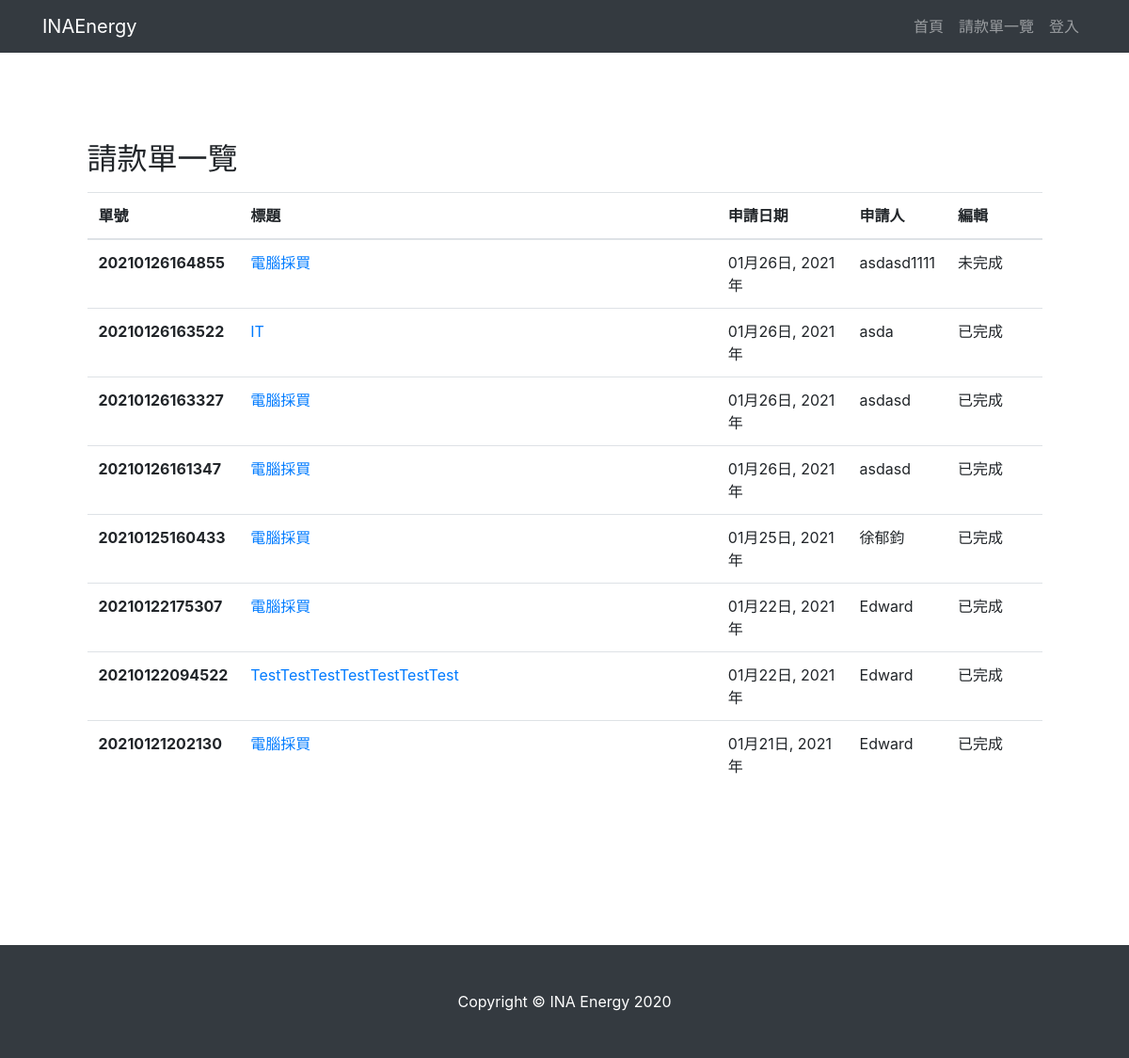
The app's page /invoice/, older data.
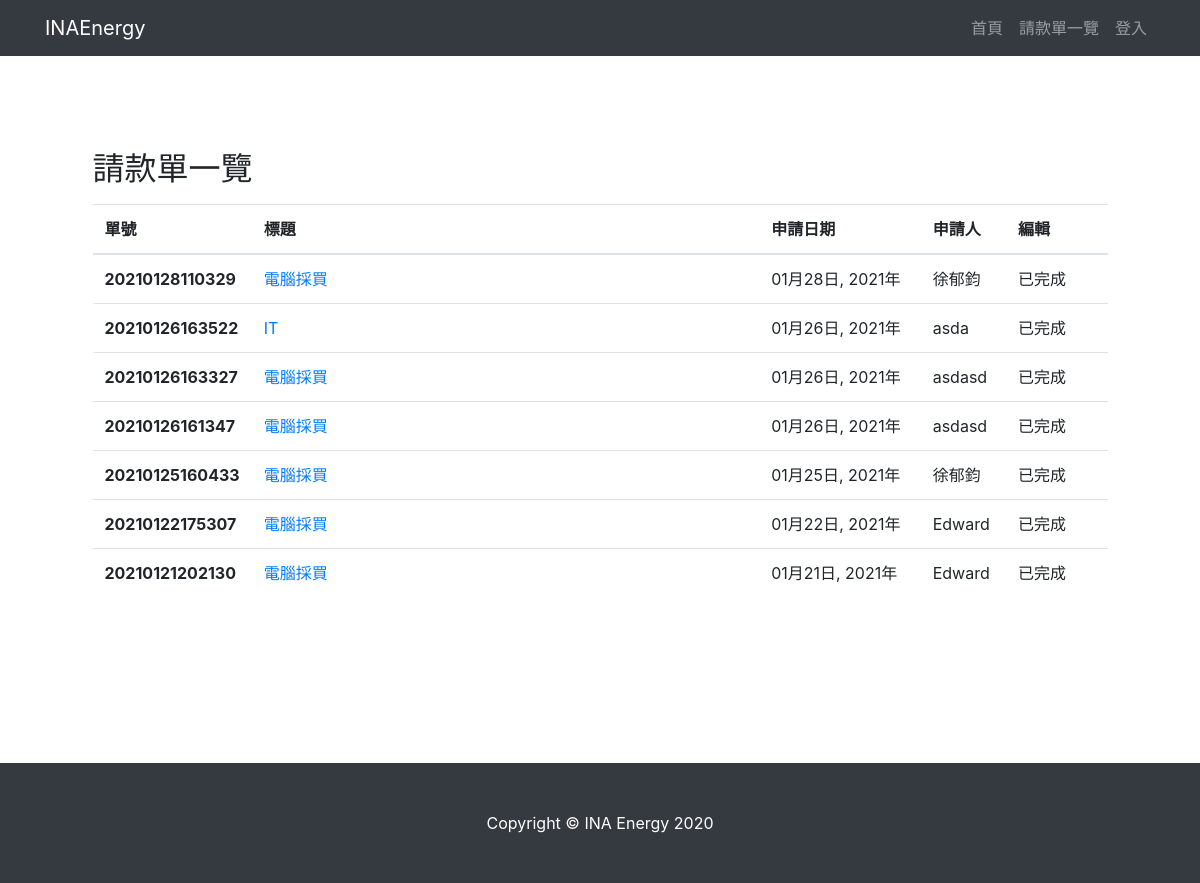
The same page, newer data.
### invoice/models.py (models this page shows, shortened)
class Invoice(models.Model):
    REMIT = '匯款'
    CHECK = '支票'
    CASH = '現金'
    PAY_METHOD_CHOICE = (
        (REMIT, '匯款'),
        (CHECK, '支票'),
        (CASH, '現金'),
    )
    NTD = '新台幣'
    USD = '美金'
    EUR = '歐元'
    RMB = '人民幣'
    PAY_CURRENCY_CHOICE = (
        (NTD, '新台幣'),
        (USD, '美金'),
        (EUR, '歐元'),
        (RMB, '人民幣'),
    )
    serial_num = models.CharField(max_length=15)
    employee = models.CharField(max_length=20)
    title = models.CharField(max_length=100)
    filldate = models.DateField()
    request_unit = models.ForeignKey(
        'RequestUnit',
        on_delete=models.PROTECT,
    )
    pay_comp = models.CharField(max_length=100)
    pay_methold = models.CharField(
        max_length=10,
        choices=PAY_METHOD_CHOICE,
        default=REMIT,
    )
    pay_currency = models.CharField(
        max_length=10,
        choices=PAY_CURRENCY_CHOICE,
        default=NTD,
    )
    pay_date = models.DateField()
    is_approved = models.BooleanField(default=False)
    is_completed = models.BooleanField(default=False)
    is_valid = models.BooleanField(default=True)
    remark = models.CharField(max_length=500, default="None")
    creat_time = models.DateTimeField(auto_now_add=True)
    update_time = models.DateTimeField(auto_now=True)

### invoice/views.py (the view)
# urls.py: path("", views.index, name="Index"),
def index(request):
    template = loader.get_template("invoice/list.html")
    invoice_list = Invoice.objects.order_by('-creat_time')
    context = {
        'invoice_list': invoice_list
    }
    return HttpResponse(template.render(context, request))

### inainvoice/template/invoice/list.html (shortened to what this page needs)
{% extends 'frame/base.html' %}
{% block content %}
  <section>
    <div class="container">
      <div class="row">
        <div class="col-lg-11 mx-auto table-responsive-xl">
          <h2>請款單一覽</h2>
          {% if invoice_list %}
          <table class="table table-hover">
            <thead>
              <tr>
                <th scope="col" width="15%">單號</th>
                <th scope="col" width="50%">標題</th>
                <th scope="col">申請日期</th>
                <th scope="col">申請人</th>
                <th scope="col" width="10%">編輯</th>
              </tr>
            </thead>
            <tbody>
              {% for invoice in invoice_list%}
              <tr>
                <th scope="row">{{ invoice.serial_num }}</th>
                <td><a href="{{ invoice.id }}">{{ invoice.title }}</a></td>
                <td>{{ invoice.filldate|date:"m月d日, Y年" }}</td>
                <td>{{ invoice.employee }}</td>
                <td>
                  {% if invoice.is_completed %}
                    已完成
                  {% else %}
                    未完成
                  {% endif %}
                </td>
              </tr>
              {% endfor %}
            </tbody>
          </table>
          {% else %}
          <p>目前沒有資料！</p>
          <p></p>
          {% endif %}
        </div>
      </div>
    </div>
  </section>
{% endblock %}

### inainvoice/template/frame/base.html (shortened to what this page needs)
<!DOCTYPE html>
<html lang="en">
{% load static %}
<head>
  <link href="{% static 'vendor/bootstrap/css/bootstrap.min.css' %}" rel="stylesheet">
  <link href="{% static 'css/scrolling-nav.css' %}" rel="stylesheet">
  <link href="{% static 'vendor/bootstrap/css/custom-style.css' %}" rel="stylesheet">
</head>
<body id="page-top">
  <nav class="navbar navbar-expand-lg navbar-dark bg-dark fixed-top" id="mainNav">
    <div class="container">
      <a class="navbar-brand js-scroll-trigger" href="/">INAEnergy</a>
      <div class="collapse navbar-collapse" id="navbarResponsive">
        <ul class="navbar-nav ml-auto">
          <li class="nav-item">
            <a class="nav-link js-scroll-trigger" href="/">首頁</a>
          </li>
          <li class="nav-item">
            <a class="nav-link js-scroll-trigger" href="/invoice/">請款單一覽</a>
          </li>
          <li class="nav-item">
            {% if request.user.is_authenticated %}
            <a class="nav-link" href="/accounts/logout/">登出</a>
            {% else %}
            <a class="nav-link" href="/accounts/login/">登入</a>
            {% endif %}
          </li>
        </ul>
      </div>
    </div>
  </nav>
  {% block content %}
  {% endblock %}
  <footer class="py-5 bg-dark">
    <div class="container">
      <p class="m-0 text-center text-white">Copyright &copy; INA Energy 2020</p>
    </div>
  </footer>
</body>
</html>

### inainvoice/static/css/scrolling-nav.css (style rules this page uses)
section { padding: 150px 0; }

Row changes from the older to the newer data that the page shows:
removed Invoice: serial_num "20210126164855", title "電腦採買", filldate "01月26日, 2021年", employee "asdasd1111", is_completed "未完成"
removed Invoice: serial_num "20210122094522", title "TestTestTestTestTestTestTest", filldate "01月22日, 2021年", employee "Edward", is_completed "已完成"
added Invoice: serial_num "20210128110329", title "電腦採買", filldate "01月28日, 2021年", employee "徐郁鈞", is_completed "已完成"
